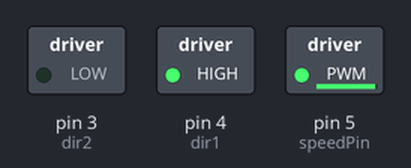
A sketch run on a simulated Arduino Uno, built with avr-gcc and run on an emulated ATmega328P. Shown: switched loads named in the sketch (green lamp = pin HIGH).

Above: at 0.1 s.
Timing chart, 0 to 1.6 s (numbered marks = the images above):
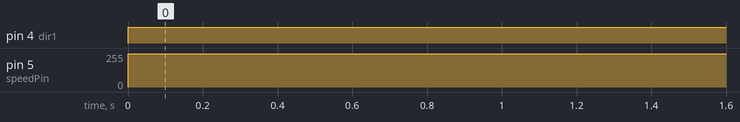

The sketch:

Motor_controlling_with_L293D.ino
```cpp
int speedPin = 5;
int dir1 = 4;
int dir2 = 3;
int motorSpeed = 250;
void setup() {
  // put your setup code here, to run once:
  pinMode(speedPin, OUTPUT);
  pinMode (dir1, OUTPUT);
  pinMode(dir2, OUTPUT);
  Serial.begin(9600);

}

void loop() {
  // put your main code here, to run repeatedly:
  digitalWrite(dir1 , HIGH);
  digitalWrite(dir2, LOW);
  analogWrite(speedPin , motorSpeed);

}
```

Measured:
- by itself, pin 4 (dir1): LOW → HIGH at 0.00 s
- by itself, pin 5 (speedPin): 0/255 → 250/255 at 0.00 s
